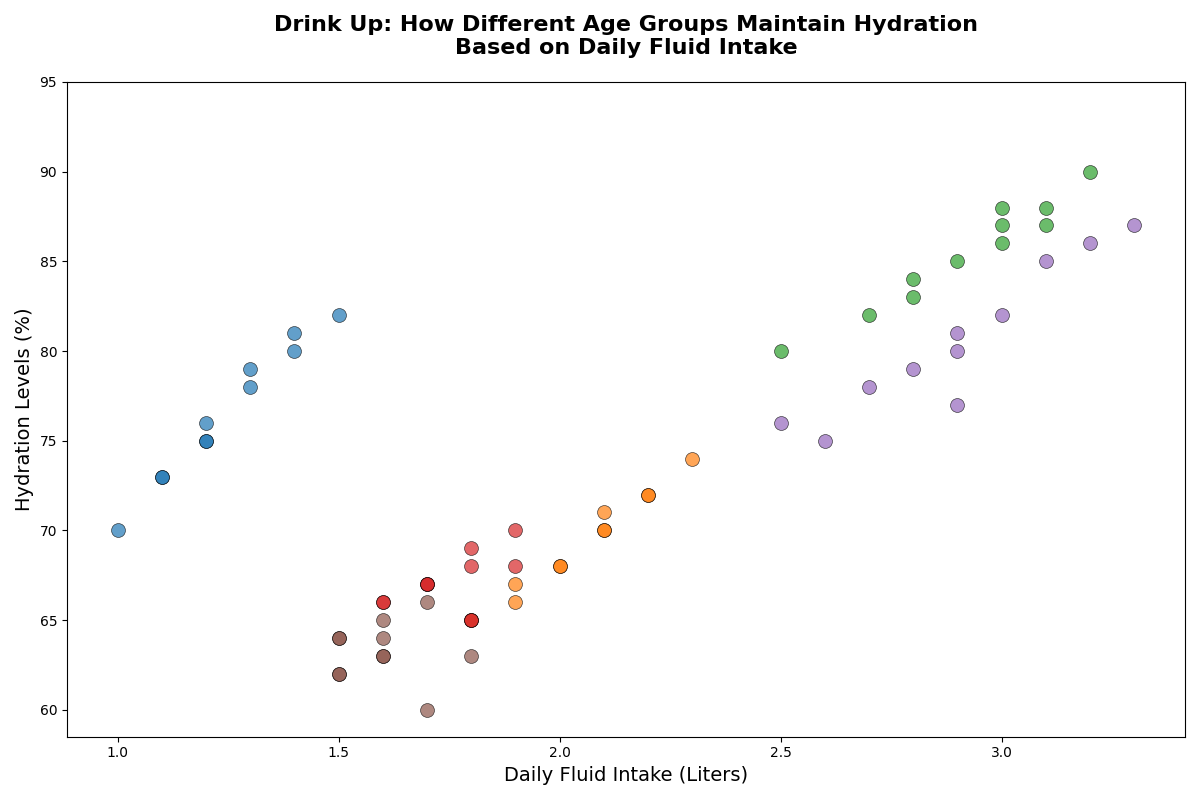

The script that drew this image:
import matplotlib.pyplot as plt
import numpy as np

age_groups = ['Children', 'Teens', 'Adults', 'Seniors', 'Young Adults', 'Elders']
daily_fluid_intake_liters = {
    'Children': [1.0, 1.2, 1.1, 1.4, 1.3, 1.2, 1.1, 1.5, 1.2, 1.3, 1.4],
    'Teens': [1.8, 2.0, 1.9, 2.1, 2.2, 2.1, 2.3, 1.9, 2.0, 2.1, 2.2],
    'Adults': [2.5, 2.8, 2.7, 2.9, 3.0, 3.1, 3.0, 3.2, 2.8, 3.1, 3.0],
    'Seniors': [1.8, 1.9, 1.7, 1.6, 1.8, 1.7, 1.9, 1.8, 1.6, 1.7, 1.8],
    'Young Adults': [2.6, 2.9, 2.5, 2.7, 2.8, 2.9, 3.0, 3.1, 2.9, 3.3, 3.2],
    'Elders': [1.7, 1.8, 1.5, 1.6, 1.5, 1.6, 1.7, 1.5, 1.6, 1.5, 1.6]
}
hydration_levels = {
    'Children': [70, 75, 73, 80, 78, 75, 73, 82, 76, 79, 81],
    'Teens': [65, 68, 67, 70, 72, 71, 74, 66, 68, 70, 72],
    'Adults': [80, 83, 82, 85, 87, 88, 86, 90, 84, 87, 88],
    'Seniors': [65, 68, 67, 66, 65, 67, 70, 68, 66, 67, 69],
    'Young Adults': [75, 77, 76, 78, 79, 80, 82, 85, 81, 87, 86],
    'Elders': [60, 63, 62, 65, 64, 63, 66, 64, 63, 62, 64]
}

colors = ['tab:blue', 'tab:orange', 'tab:green', 'tab:red', 'tab:purple', 'tab:brown']

fig, ax = plt.subplots(figsize=(12, 8))

for age_group, color in zip(age_groups, colors):
    fluid_intake = daily_fluid_intake_liters[age_group]
    hydration = hydration_levels[age_group]
    ax.scatter(fluid_intake, hydration, color=color, alpha=0.7, edgecolors='black', linewidth=0.5, s=100)

plt.title("Drink Up: How Different Age Groups Maintain Hydration\nBased on Daily Fluid Intake", fontsize=16, fontweight='bold', pad=20)
plt.xlabel("Daily Fluid Intake (Liters)", fontsize=14)
plt.ylabel("Hydration Levels (%)", fontsize=14)

plt.xticks(np.arange(1.0, 3.5, 0.5))
plt.yticks(np.arange(60, 100, 5))

plt.tight_layout()
plt.show()
